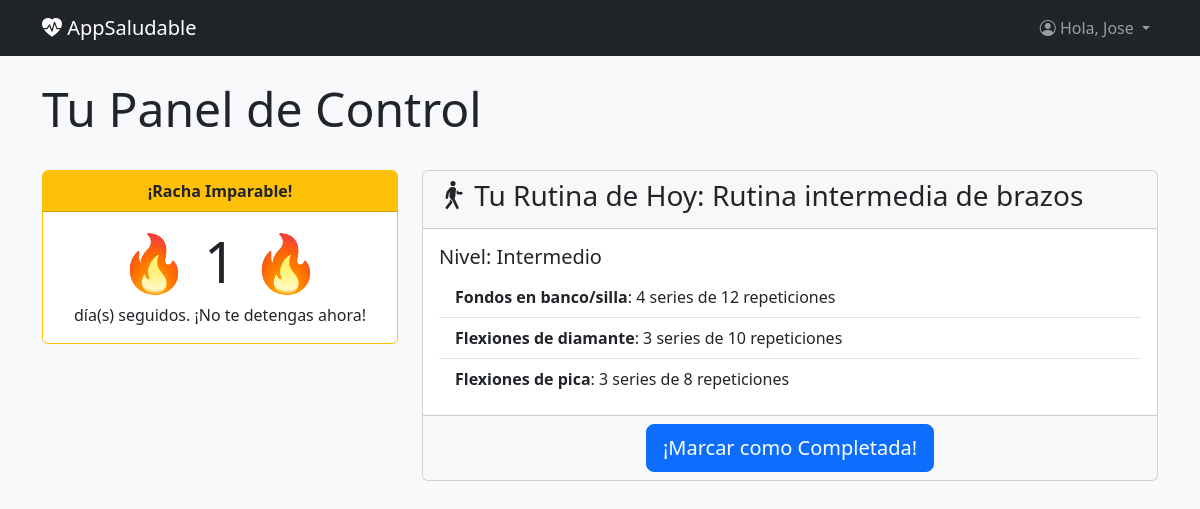
The app's page / (signed in) with its own data.
### habits/models.py (models this page shows, shortened)
class Routine(models.Model):
    LEVEL_CHOICES = [
        ('principiante', 'Principiante'),
        ('intermedio', 'Intermedio'),
        ('avanzado', 'Avanzado'),
    ]
    name = models.CharField(max_length=100)
    level = models.CharField(max_length=20, choices=LEVEL_CHOICES)
    exercises = models.ManyToManyField(Exercise)

class Exercise(models.Model):
    name = models.CharField(max_length=100)
    description = models.TextField()

### habits/views.py (the view)
# urls.py: path('', views.dashboard, name='dashboard'),
@login_required
def dashboard(request):
    user_level = request.user.profile.level
    if not user_level:
        return redirect('initial_evaluation')
    routine = Routine.objects.filter(level=user_level).first()
    today = timezone.now().date()
    if request.method == 'POST':
        already_completed = DailyLog.objects.filter(user=request.user, date=today).exists()
        if not already_completed:
            DailyLog.objects.create(user=request.user, date=today, completed_routine=routine)
            return redirect('dashboard')
    log_today = DailyLog.objects.filter(user=request.user, date=today).first()
    completed_today = log_today is not None
    streak_count = 0
    completed_dates = DailyLog.objects.filter(user=request.user).values_list('date', flat=True)
    completed_dates_set = set(completed_dates)
    current_date = today
    if not completed_today:
        current_date = today - timedelta(days=1)
    while current_date in completed_dates_set:
        streak_count += 1
        current_date -= timedelta(days=1)
    if completed_today:
        streak_count += 1
    random_tip = Tip.objects.order_by('?').first()
    context = {
        'routine': routine,
        'completed_today': completed_today,
        'streak': streak_count,
        'tip': random_tip,
    }
    return render(request, 'dashboard.html', context)

### habits/templates/dashboard.html (shortened to what this page needs)
{% extends "base.html" %} {% block content %}
<div class="row mb-4">
  <div class="col">
    <h1 class="display-5">Tu Panel de Control</h1>
  </div>
</div>
<div class="row g-4">
  <div class="col-md-4">
    {% if streak > 0 %}
    <div class="card text-center border-warning mb-4">
      <div class="card-header bg-warning text-dark">
        <strong>¡Racha Imparable!</strong>
      </div>
      <div class="card-body">
        <h2 class="card-title display-4">🔥 {{ streak }} 🔥</h2>
        <p class="card-text">día(s) seguidos. ¡No te detengas ahora!</p>
      </div>
    </div>
    {% endif %}
  </div>
  <div class="col-md-8">
    {% if completed_today %}
    <div class="card text-center border-success">
      <div class="card-header bg-success text-white">
        <strong>¡Misión Cumplida!</strong>
      </div>
      <div class="card-body">
        <h3 class="card-title">¡Felicidades!</h3>
        <p class="card-text">
          Ya completaste tu rutina de hoy. ¡Vuelve mañana para seguir con tu
          racha!
        </p>
        <i
          class="bi bi-check-circle-fill text-success"
          style="font-size: 3rem"
        ></i>
      </div>
    </div>
    {% else %} {% if routine %}
    <div class="card">
      <div class="card-header">
        <h3>
          <i class="bi bi-person-walking"></i> Tu Rutina de Hoy:
          {{routine.name}}
        </h3>
      </div>
      <div class="card-body">
        <h5 class="card-title">Nivel: {{ routine.get_level_display }}</h5>
        <ul class="list-group list-group-flush">
          {% for exercise in routine.exercises.all %}
          <li class="list-group-item">
            <strong>{{ exercise.name }}</strong>: {{ exercise.description }}
          </li>
          {% empty %}
          <li class="list-group-item">Esta rutina aún no tiene ejercicios.</li>
          {% endfor %}
        </ul>
      </div>
      <div class="card-footer text-center">
        <form method="post">
          <button type="submit" class="btn btn-primary btn-lg">
            ¡Marcar como Completada!
          </button>
        </form>
      </div>
    </div>
    {% else %}
    <div class="alert alert-info">
      No hay rutinas disponibles para tu nivel.
    </div>
    {% endif %} {% endif %}
  </div>
</div>
{% endblock %}

### habits/templates/base.html (shortened to what this page needs)
<!DOCTYPE html>
<html lang="es">
  <head>
    <link
      href="https://cdn.jsdelivr.net/npm/bootstrap@5.3.3/dist/css/bootstrap.min.css"
      rel="stylesheet"
    />
    <link
      rel="stylesheet"
      href="https://cdn.jsdelivr.net/npm/bootstrap-icons@1.11.3/font/bootstrap-icons.min.css"
    />
  </head>
  <body class="bg-light">
    <nav class="navbar navbar-expand-lg navbar-dark bg-dark">
      <div class="container">
        <a class="navbar-brand" href="{% url 'dashboard' %}">
          <i class="bi bi-heart-pulse-fill"></i> AppSaludable
        </a>
        <div class="collapse navbar-collapse" id="navbarContent">
          <ul class="navbar-nav ms-auto mb-2 mb-lg-0">
            {% if user.is_authenticated %}
            <li class="nav-item dropdown">
              <a
                class="nav-link dropdown-toggle"
                href="#"
                id="navbarDropdown"
                role="button"
                data-bs-toggle="dropdown"
                aria-expanded="false"
              >
                <i class="bi bi-person-circle"></i> Hola, {{ user.username }}
              </a>
            </li>
            {% else %}
            <li class="nav-item">
              <a class="btn btn-light" href="{% url 'login' %}"
                >Iniciar Sesión</a
              >
            </li>
            {% endif %}
          </ul>
        </div>
      </div>
    </nav>
    <main class="container mt-4">{% block content %}{% endblock %}</main>
  </body>
</html>

### records on screen
Routine: name "Rutina intermedia de brazos", level "Intermedio"
Exercise: name "Fondos en banco/silla", description "4 series de 12 repeticiones"
Exercise: name "Flexiones de diamante", description "3 series de 10 repeticiones"
Exercise: name "Flexiones de pica", description "3 series de 8 repeticiones"

### other values on screen
{{ user.username }} "Jose"
{{ streak }} "1"
